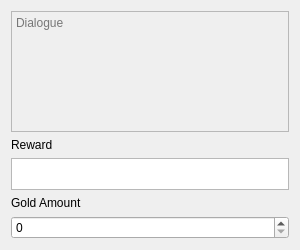
<?xml version="1.0" encoding="UTF-8"?>
<ui version="4.0">
 <class>objective_content_view</class>
 <widget class="QWidget" name="objective_content_view">
  <property name="geometry">
   <rect>
    <x>0</x>
    <y>0</y>
    <width>300</width>
    <height>250</height>
   </rect>
  </property>
  <property name="minimumSize">
   <size>
    <width>300</width>
    <height>250</height>
   </size>
  </property>
  <property name="maximumSize">
   <size>
    <width>16777215</width>
    <height>350</height>
   </size>
  </property>
  <property name="windowTitle">
   <string>Content</string>
  </property>
  <property name="windowIcon">
   <iconset>
    <normaloff>../../icon.png</normaloff>../../icon.png</iconset>
  </property>
  <layout class="QVBoxLayout" name="verticalLayout">
   <item>
    <widget class="QTextEdit" name="dialogue">
     <property name="enabled">
      <bool>false</bool>
     </property>
     <property name="placeholderText">
      <string>Dialogue</string>
     </property>
    </widget>
   </item>
   <item>
    <widget class="QLabel" name="reward_lbl">
     <property name="text">
      <string>Reward</string>
     </property>
    </widget>
   </item>
   <item>
    <widget class="QListWidget" name="reward">
     <property name="maximumSize">
      <size>
       <width>16777215</width>
       <height>32</height>
      </size>
     </property>
     <property name="acceptDrops">
      <bool>true</bool>
     </property>
     <property name="toolTip">
      <string>Cannot be a character</string>
     </property>
     <property name="alternatingRowColors">
      <bool>true</bool>
     </property>
     <property name="selectionMode">
      <enum>QAbstractItemView::NoSelection</enum>
     </property>
    </widget>
   </item>
   <item>
    <widget class="QLabel" name="gold_amount_lbl">
     <property name="text">
      <string>Gold Amount</string>
     </property>
    </widget>
   </item>
   <item>
    <widget class="QSpinBox" name="gold_amount">
     <property name="maximum">
      <number>10000</number>
     </property>
    </widget>
   </item>
  </layout>
 </widget>
 <resources/>
 <connections/>
</ui>
